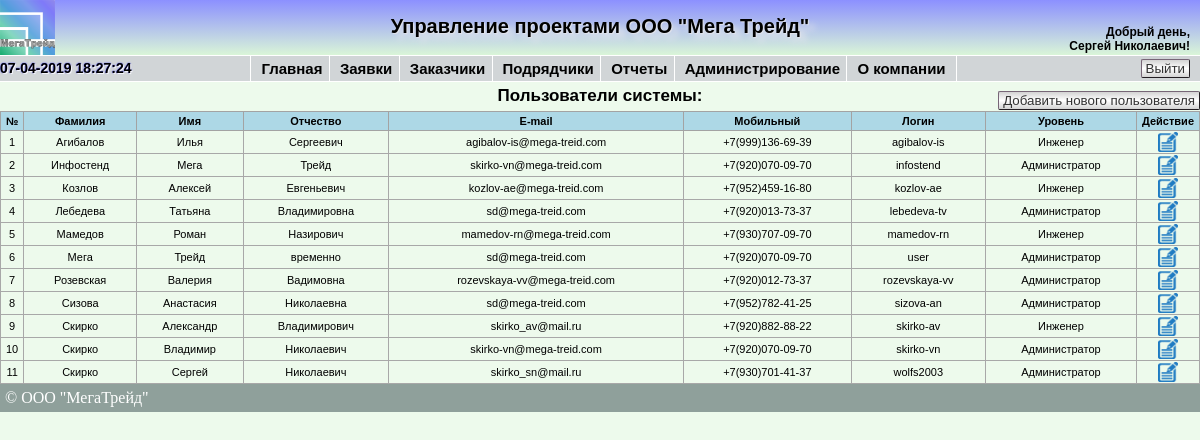
The page /showusers.php (signed in) on the database its author committed.
### tables this page shows
CREATE TABLE `users` (
  `id_users` int(11) NOT NULL AUTO_INCREMENT,
  `login` varchar(50) NOT NULL,
  `pass` varchar(50) NOT NULL,
  `surname` varchar(50) NOT NULL,
  `name` varchar(50) NOT NULL,
  `th_name` varchar(50) NOT NULL,
  `email` varchar(50) NOT NULL,
  `mobile` varchar(50) NOT NULL,
  `userlevel` int(1) unsigned NOT NULL,
  PRIMARY KEY (`id_users`)
);

### func/db.php (called while the page is built, shortened)
<?php
function Show_Users($connection)
{
	$search = "SELECT * FROM users ORDER BY surname, name, th_name ASC";
    $result = $connection->query ($search);
    $rows = $result->num_rows;
    if (!$rows) return false;
    else
    {
        $array = array ();
        for ($i=0; $i<$rows; $i++)
        {
            $result->data_seek ($i);
            $row =$result->fetch_array (MYSQLI_ASSOC);
            $array["$i"] = $row;
        }
    }
    return $array;
}
?>

### func/arrays.php (called while the page is built, shortened)
<?php
$user_level = array('Администратор', 'Руководитель проекта', 'Менеджер', 'Инженер');
?>

### showusers.php (the view, shortened to what this page needs)
<?php
require '/connection/config.php';
if($_SESSION['userlevel']==1)
{
require_once '/blocks/header.php';
require '/func/arrays.php';
?>
<!DOCTYPE html>
<html lang="ru">
<head>
</head>
<body>
<?php
	$users = Show_Users($link);
?>
	<div class="showcustomer">
			<div class="breadcrumbs">Пользователи системы:</div>
			<div class="newticket"><a href='/newuser.php' ><button class="button-new">Добавить нового пользователя</button></a></div>
				<table border="1" cellspacing="0">
					<thead>
						<tr class="hdr">
							<th width=1%>№</th>
							<th>Фамилия</th>
							<th>Имя</th>
							<th>Отчество</th>
							<th>E-mail</th>
							<th>Мобильный</th>
							<th>Логин</th>
							<th>Уровень</th>
							<th width=1%>Действие</th>
						</tr>
					</thead>
					<tbody>
				<?php foreach($users as $i => $users) { ?>
					<tr class="reg_text_show_tickets">
						<td align="center"><?=$i+1?></td>
						<td align="center"><?=$users['surname']?></td>
						<td align="center"><?=$users['name']?></td>
						<td align="center"><?=$users['th_name']?></td>
						<td align="center"><?=$users['email']?></td>
						<td align="center"><?=$users['mobile']?></td>
						<td align="center"><?=$users['login']?></td>
						<td align="center"><?=$user_level[$users['userlevel']-1]?></td>
						<td align="center"><a href='/edituser.php?edit=<?= $users['id_users'] ?>' title = 'Изменить'>
						<img src='/images/edit.png' width='20' height='20'></td>
					</tr>
				<?php }?>
			</tbody>
		</table>
	</div>
<div id="footer">&copy; ООО "МегаТрейд"</div>
</body>
</html>
<?php
	}
	else
	{
		header('Location: /');
}
?>

### css/index.css (style rules this page uses)
@media screen { body { margin:0 auto; //height: 100%; //background: radial-gradient(90% 50%, #FFFFFF, #D2E6F2); background: #EDFAEC; } }
@media screen { #footer { display:block; position: relative; bottom:0; background: #8fa09b; color: #fff; padding: 5px; clear: left; //width: 99%; text-align: left; } }
@media screen { .showmodel td, th { padding: 3px 20px; vertical-align: middle; text-align: center; } }
@media screen { .button-new { //color: #000000; //border-top: 1px solid #696969; //background: #EDEDED; //font-size: 13px; //font-family: Lucida Console; background: -moz-linear-gradient(#D0ECF4, #5BC9E1, #D0ECF4); background: -webkit-gradient(linear, 0 0, 0 100%, from(#D3D3D3), to(#D3D3D3), color-stop(0.5, #FFFFFF)); filter: progid:DXImageTransform.Microsoft.gradient(startColorstr='#00BBD6', endColorstr='#EBFFFF'); padding: 1px 4px; color: #333; -moz-border-radius: 5px; -webkit-border-radius: 5px; border-radius: 2px; border: 1px outset #767; cursor: pointer; } }
@media screen { .show_rs td, th { padding: 3px 5px; vertical-align: middle; text-align: center; } }
@media screen { .showcustomer { display: block; position: relative; font-family: Arial, Helvetica, sans-serif; color: #000000; //width: 1024px; //margin-top: 5%; padding: 0px; //border: 2px solid black; //background: #C5D1D7; //background: #D7E1E6; //background: linear-gradient(90deg, rgba(121,58,180,0) 0%, #C6D3DA 5%, #C6D3DA 95%, rgba(131,58,180,0) 100%); text-align: center; margin: 0 auto; //margin-top: 1%; //border-radius: 20px; //-moz-border-radius: 20px; //-webkit-border-radius: 20px; } }
@media screen { .showcustomer table { margin: 0 auto; width: 100%; border-collapse: collapse; //background:#F0FFFF; border: 0px solid #A8A8A8; //padding: 10px; } }
@media screen { .hdr { background:#ADD8E6; font-family: Arial, Helvetica, sans-serif; border: 1px solid #A3A3A3; font-size: 11px; } }
@media screen { .newticket { display: block; position: absolute; //position: relative; top: 10px; right: 0px; } }
@media screen { .reg_text_show_tickets { //background: green; //font-size: calc(0.2vw + 0.2vh + 1vmin); font-size: 11px; font-family: Arial, Helvetica, sans-serif; vertical-align: middle; text-align: center; font-weight: normal; width: 250px; //color: #FF0000; word-wrap: break-word; } }
@media screen { .breadcrumbs { display: block; position: relative; margin: 0 auto; padding-bottom: 10px; top: 5px; font-size: 17px; font-family: Arial, Helvetica, sans-serif; //vertical-align: middle; //text-align: left; font-weight: bold; color: #000000; width: 50%; } }

### rows shown on the page
users: surname "Агибалов", name "Илья", th_name "Сергеевич", email "agibalov-is@mega-treid.com", mobile "+7(999)136-69-39", login "agibalov-is", userlevel "Инженер"
users: surname "Инфостенд", name "Мега", th_name "Трейд", email "skirko-vn@mega-treid.com", mobile "+7(920)070-09-70", login "infostend", userlevel "Администратор"
users: surname "Козлов", name "Алексей", th_name "Евгеньевич", email "kozlov-ae@mega-treid.com", mobile "+7(952)459-16-80", login "kozlov-ae", userlevel "Инженер"
users: surname "Лебедева", name "Татьяна", th_name "Владимировна", email "sd@mega-treid.com", mobile "+7(920)013-73-37", login "lebedeva-tv", userlevel "Администратор"
users: surname "Мамедов", name "Роман", th_name "Назирович", email "mamedov-rn@mega-treid.com", mobile "+7(930)707-09-70", login "mamedov-rn", userlevel "Инженер"
users: surname "Мега", name "Трейд", th_name "временно", email "sd@mega-treid.com", mobile "+7(920)070-09-70", login "user", userlevel "Администратор"
users: surname "Розевская", name "Валерия", th_name "Вадимовна", email "rozevskaya-vv@mega-treid.com", mobile "+7(920)012-73-37", login "rozevskaya-vv", userlevel "Администратор"
users: surname "Сизова", name "Анастасия", th_name "Николаевна", email "sd@mega-treid.com", mobile "+7(952)782-41-25", login "sizova-an", userlevel "Администратор"
users: surname "Скирко", name "Александр", th_name "Владимирович", email "skirko_av@mail.ru", mobile "+7(920)882-88-22", login "skirko-av", userlevel "Инженер"
users: surname "Скирко", name "Владимир", th_name "Николаевич", email "skirko-vn@mega-treid.com", mobile "+7(920)070-09-70", login "skirko-vn", userlevel "Администратор"
users: surname "Скирко", name "Сергей", th_name "Николаевич", email "skirko_sn@mail.ru", mobile "+7(930)701-41-37", login "wolfs2003", userlevel "Администратор"

### other values the page prints
$_SESSION["io"] "Сергей Николаевич"
